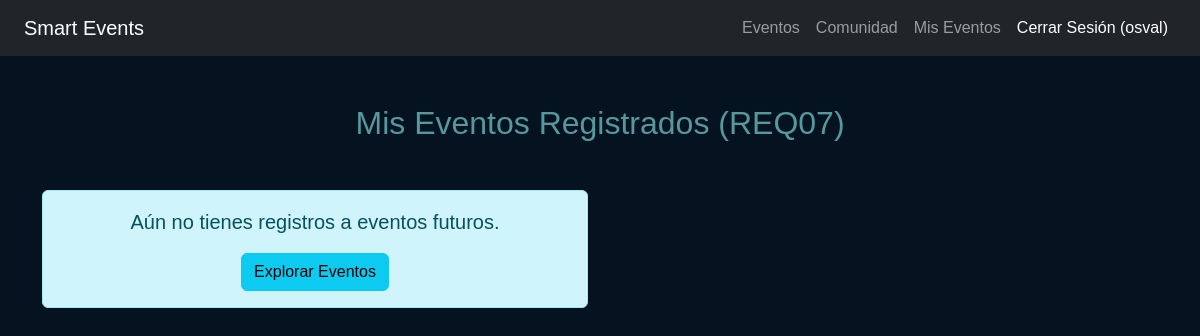
/mis-eventos/ (signed in), run on an earlier commit of the app's database.
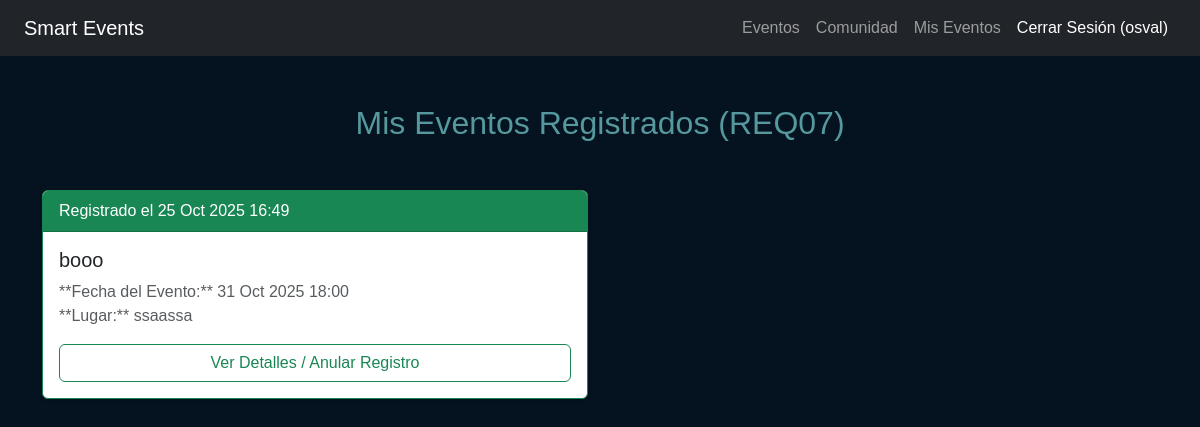
And on a later commit of the database.
### myapp/models.py (models this page shows, shortened)
class Registro(models.Model):
    usuario = models.ForeignKey(settings.AUTH_USER_MODEL, on_delete=models.CASCADE)
    evento = models.ForeignKey('Evento', on_delete=models.CASCADE)
    fecha_registro = models.DateTimeField(auto_now_add=True)
    class Meta:
        unique_together = ('usuario', 'evento')
        verbose_name_plural = "Registros"

class Evento(models.Model):
    titulo = models.CharField(max_length=200)
    descripcion = models.TextField()
    fecha_hora = models.DateTimeField()
    lugar = models.CharField(max_length=200)
    imagen_url = models.CharField(max_length=500, default='img/default_event.jpg')
    valor = models.DecimalField(max_digits=10, decimal_places=2, default=0.00)
    cupo_total = models.IntegerField(default=0)

### myapp/views.py (the view)
# urls.py: path('mis-eventos/', MisRegistrosListView.as_view(), name='mis_registros'),
class MisRegistrosListView(LoginRequiredMixin, ListView):
    model = Registro
    template_name = 'myapp/mis_registros.html'
    context_object_name = 'mis_registros'
    def get_queryset(self):
        return Registro.objects.filter(
            usuario=self.request.user,
            evento__fecha_hora__gte=now()
        ).select_related('evento').order_by('evento__fecha_hora')

### myapp/templates/myapp/mis_registros.html (shortened to what this page needs)
{% extends "myapp/base.html" %}
{% load static %}
{% block content %}
<main class="container py-5">
    <h2 class="text-center mb-5">Mis Eventos Registrados (REQ07)</h2>
    <div id="registros-container" class="row row-cols-1 row-cols-md-2 g-4">
        {% for registro in mis_registros %}
        {% with evento=registro.evento %}
        <div class="col">
            <div class="card h-100 shadow-sm border-success">
                <div class="card-header bg-success text-white">
                    Registrado el {{ registro.fecha_registro|date:"d M Y H:i" }}
                </div>
                <div class="card-body d-flex flex-column">
                    <h5 class="card-title">{{ evento.titulo }}</h5>
                    <p class="card-text text-muted">
                        **Fecha del Evento:** {{ evento.fecha_hora|date:"d M Y H:i" }} <br>
                        **Lugar:** {{ evento.lugar }}
                    </p>
                    <a href="{% url 'detalle_evento' evento.pk %}" class="btn btn-outline-success mt-auto">
                        Ver Detalles / Anular Registro
                    </a>
                </div>
            </div>
        </div>
        {% endwith %}
        {% empty %}
        <div class="col-12 text-center">
            <div class="alert alert-info">
                <p class="lead">Aún no tienes registros a eventos futuros.</p>
                <a href="{% url 'eventos' %}" class="btn btn-info">Explorar Eventos</a>
            </div>
        </div>
        {% endfor %}
    </div>
</main>
{% endblock content %}

What changed in the data, as far as the page shows it:
added Registro: fecha_registro "25 Oct 2025 16:49", evento.titulo "booo", evento.fecha_hora "31 Oct 2025 18:00", evento.lugar "ssaassa"
Also different on the page:
text no longer shown: "Aún no tienes registros a eventos futuros. Explorar Eventos"
